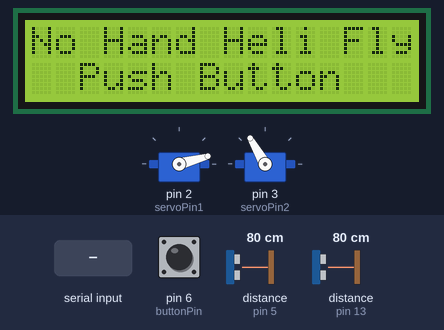
Recording of a sketch running on a simulated Arduino Uno, built with avr-gcc and run on an emulated ATmega328P. On the bench: 16×2 character LCD, 2 × servo. Wiring (inferred from the names in the program): 2 × ultrasonic range finder: trigger pin 4, echo pin 5 / trigger pin 13, echo pin 13. Inputs (shaded band) come from the test bench; at power-on: pin 6 (buttonPin) LOW, distance to the obstacle (sensors on pin 13, pin 5) 80 cm. The echo pulse lasts 58.3 µs per cm; what the sketch prints to the serial monitor is not drawn.

Above: at 1.2 s.
1.3 s: pin 6 (buttonPin) pulled HIGH for 0.15 s
At 1.6 s:
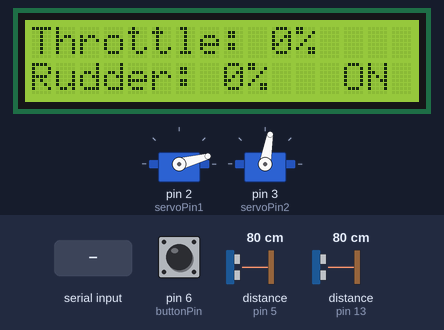
2.9 s: distance to the obstacle (sensor on pin 13) set to 2 cm
At 3.6 s:
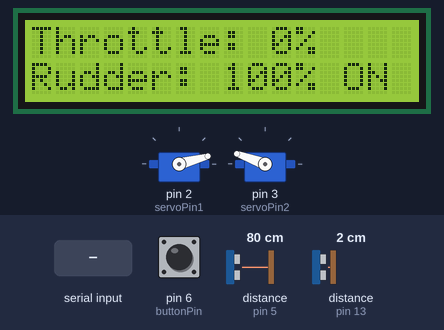
5.9 s: "stop" received over Serial
At 6.9 s:
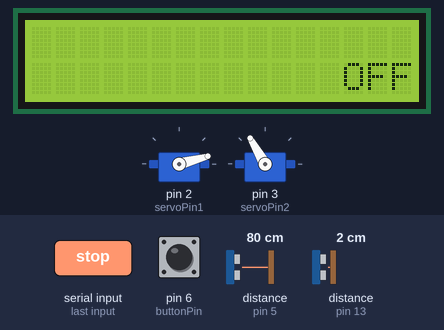
7.8 s: "fire" received over Serial
At 8.21 s:
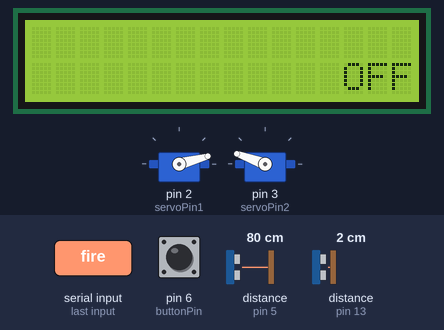
10.8 s: distance to the obstacle (sensor on pin 5) set to 39 cm
13.8 s: distance to the obstacle (sensor on pin 5) set to 35 cm
At 14.8 s:
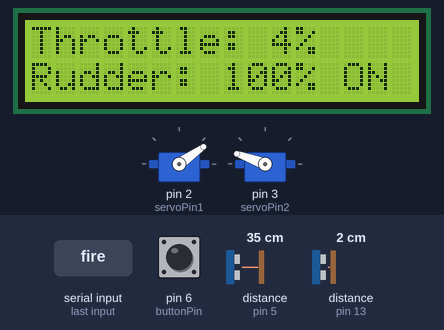
Timing chart, 0 to 16.3 s (numbered marks = the images above; inputs shaded):
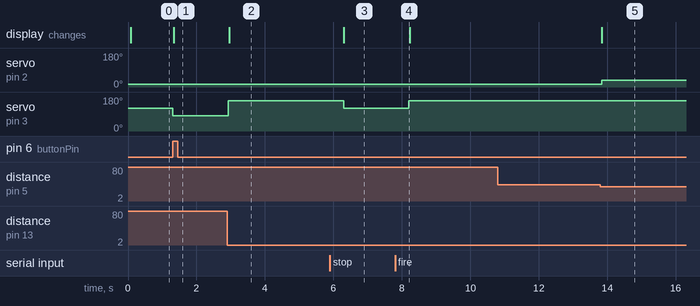

The sketch:

HelicopterControl.ino
```cpp
#include <Servo.h>
#include <LiquidCrystal.h>

// initialize the library with the numbers of the interface pins
LiquidCrystal lcd(7, 8, 9, 10, 11, 12);

/* Servo Stuff */
Servo servo1;  //90 - 170
int servoPin1 = 2;
int servoOff1 = 15;
int servoLow1 = 30;
int servoHigh1 = 140;
int servoStart1 = servoOff1;

Servo servo2;
int servoPin2 = 3;
int servoLow2 = 80;
int servoHigh2 = 160;
int servoStart2 = (servoHigh2+servoLow2)/2;

int servoDelay = 50;

/* Ultrasonic stuff */
int triggerPinReal = 13;
int triggerPinGeneric = 4;
int echoPinGeneric = 5;
int sonicDelay = 50;
int sonicLow1 = 10; //cm
int sonicHigh1 = 35; //cm
int sonicLow2 = 10; //cm
int sonicHigh2 = 35; //cm

/* Button */
int buttonPin = 6;
int prevButtonState = 0;
int buttonAction = 0;

int START = true;

boolean LOOP = false;
int LOOP_SPREAD = 5;

void setup()
{
  Serial.begin(9600);

  // set up the LCD's number of columns and rows:
  lcd.begin(16, 2);

  servo1.attach(servoPin1);
  servo1.write(servoStart1);

  servo2.attach(servoPin2);
  servo2.write(servoStart2);

  pinMode(buttonPin, INPUT);

  int throttle = getGenericPingDistance(triggerPinGeneric, echoPinGeneric);
  int rudder = getRealPingDistance(triggerPinReal);
}


void loop()
{


  if( LOOP ) {

        // Rudder
    int rudder = getRealPingDistance(triggerPinReal);
    int constrainedRudder = constrain(rudder, sonicLow2, sonicHigh2);
    int mappedRudder = map(constrainedRudder, sonicLow2, sonicHigh2, servoHigh2, servoLow2);
    servo2.write(mappedRudder);
    Serial.println(mappedRudder);

    // Throttle
    int throttle = getGenericPingDistance(triggerPinGeneric, echoPinGeneric);
    int constrainedThrottle = constrain(throttle, sonicLow1, sonicHigh1);
    int mappedThrottle = map(constrainedThrottle, sonicLow1, sonicHigh1, servoHigh1, servoLow1);

    //Additional throttle
    int mappedAddThrottle = map(mappedRudder, servoLow2, servoHigh2, 0, 00);

    if( mappedThrottle <= servoLow1 )
      servo1.write(servoOff1-mappedAddThrottle);
    else
      servo1.write(mappedThrottle - mappedAddThrottle);
    //Serial.println(mappedThrottle);

    // LCD
    int mappedThrottleLCD = map(mappedThrottle, servoLow1,servoHigh1,0,100);
    int mappedRudderLCD = map(mappedRudder,servoLow2,servoHigh2,0,100);
    lcd.setCursor(0,0);
    lcd.print("Throttle: ");
    lcd.print(mappedThrottleLCD);
    lcd.print("%    ");
    lcd.setCursor(0,1);
    lcd.print("Rudder: ");
    lcd.print(mappedRudderLCD);
    lcd.print("%   ");
    delay(10);
  }

  if( LOOP ){
    lcd.setCursor(13,1);
    lcd.print("ON ");
  } else if( START ){
    lcd.setCursor(0,0);
    lcd.print("No Hand Heli Fly");
    lcd.setCursor(0,1);
    lcd.print("  Push Button  ");
  } else {
    lcd.setCursor(0,0);
    lcd.print("                ");
    lcd.setCursor(0,1);
    lcd.print("             ");
    lcd.setCursor(13,1);
    lcd.print("OFF");
  }

  buttonAction = 0;
  int buttonState = digitalRead(buttonPin);
  delay(1);
  if( buttonState == 1 && prevButtonState == 0){
    Serial.print("ACTION ");
    Serial.print(buttonState);
    buttonAction = 1;
  }
  prevButtonState = buttonState;
  //Serial.print(" ");
  //Serial.println(prevButtonState);

  String action = "";
  while(Serial.available() > 0){
    int inByte = Serial.read();
    delay(100);
    action += (char) inByte;
  }

  if(action.equals("fire") || (buttonAction && !LOOP) ){
    Serial.println("Fire");
    LOOP = true;
    START= false;
    //servo1.write(servoStart);
    //servo2.write(servoStart);
  }
  else if(action.equals("stop") || ( buttonAction && LOOP) ){
    Serial.println("Stop");
    LOOP = false;
    servo1.write(servoOff1);
    servo2.write(servoStart2);
  }

}

int getGenericPingDistance(int triggerPin, int echoPin)
{

  // establish variables for duration of the ping,
  // and the distance result in inches and centimeters:
  long duration, inches, cm;

  // The PING))) is triggered by a HIGH pulse of 2 or more microseconds.
  // Give a short LOW pulse beforehand to ensure a clean HIGH pulse:
  pinMode(triggerPin, OUTPUT);
  digitalWrite(triggerPin, LOW);
  delayMicroseconds(2);
  digitalWrite(triggerPin, HIGH);
  delayMicroseconds(5);
  digitalWrite(triggerPin, LOW);

  // The same pin is used to read the signal from the PING))): a HIGH
  // pulse whose duration is the time (in microseconds) from the sending
  // of the ping to the reception of its echo off of an object.
  pinMode(echoPin, INPUT);
  duration = pulseIn(echoPin, HIGH);

  // convert the time into a distance
  inches = microsecondsToInches(duration);
  cm = microsecondsToCentimeters(duration);

  //Serial.print("Generic ");
  //Serial.print(inches);
  //Serial.print("in, ");
  //Serial.print(cm);
  //Serial.print("cm");
  //Serial.print("     ");
  //Serial.print(duration);
  //Serial.println();

  return cm;
}


int getRealPingDistance(int triggerPin)
{

  // establish variables for duration of the ping,
  // and the distance result in inches and centimeters:
  long duration, inches, cm;

  // The PING))) is triggered by a HIGH pulse of 2 or more microseconds.
  // Give a short LOW pulse beforehand to ensure a clean HIGH pulse:
  pinMode(triggerPin, OUTPUT);
  digitalWrite(triggerPin, LOW);
  delayMicroseconds(2);
  digitalWrite(triggerPin, HIGH);
  delayMicroseconds(10);
  digitalWrite(triggerPin, LOW);

  // The same pin is used to read the signal from the PING))): a HIGH
  // pulse whose duration is the time (in microseconds) from the sending
  // of the ping to the reception of its echo off of an object.
  pinMode(triggerPin, INPUT);
  duration = pulseIn(triggerPin, HIGH);

  // convert the time into a distance
  inches = microsecondsToInches(duration);
  cm = microsecondsToCentimeters(duration);

  Serial.print("Real ");
  Serial.print(inches);
  Serial.print("in, ");
  Serial.print(cm);
  Serial.print("cm");
  Serial.print("     ");
  Serial.print(duration);
  Serial.println();

  return cm;
}

long microsecondsToInches(long microseconds)
{
  // According to Parallax's datasheet for the PING))), there are
  // 73.746 microseconds per inch (i.e. sound travels at 1130 feet per
  // second).  This gives the distance travelled by the ping, outbound
  // and return, so we divide by 2 to get the distance of the obstacle.
  // See: http://www.parallax.com/dl/docs/prod/acc/28015-PING-v1.3.pdf
  return microseconds / 74 / 2;
}

long microsecondsToCentimeters(long microseconds)
{
  // The speed of sound is 340 m/s or 29 microseconds per centimeter.
  // The ping travels out and back, so to find the distance of the
  // object we take half of the distance travelled.
  return microseconds / 29 / 2;
}
```

Measured:
- the behaviour switches between 36 and 35 cm on distance to the obstacle (sensor on pin 5) (found by bisection; images 4 and 5)
- after the input at 1.3 s, servo on pin 3 (servoPin2): 120° → 80° at once; the display: changes at once (image 1)
- after the input at 2.9 s, servo on pin 3 (servoPin2): 80° → 160° at once; the display: changes after 0.06 s (image 2)
- after the input at 5.9 s, servo on pin 3 (servoPin2): 160° → 120° after 0.40 s; the display: changes after 0.41 s (image 3)
- after the input at 7.8 s, servo on pin 3 (servoPin2): 120° → 160° after 0.41 s
- after the input at 10.8 s, every drawn part: stays the same
- after the input at 13.8 s, servo on pin 2 (servoPin1): 15° → 35° at once; the display: changes at once (image 5)
